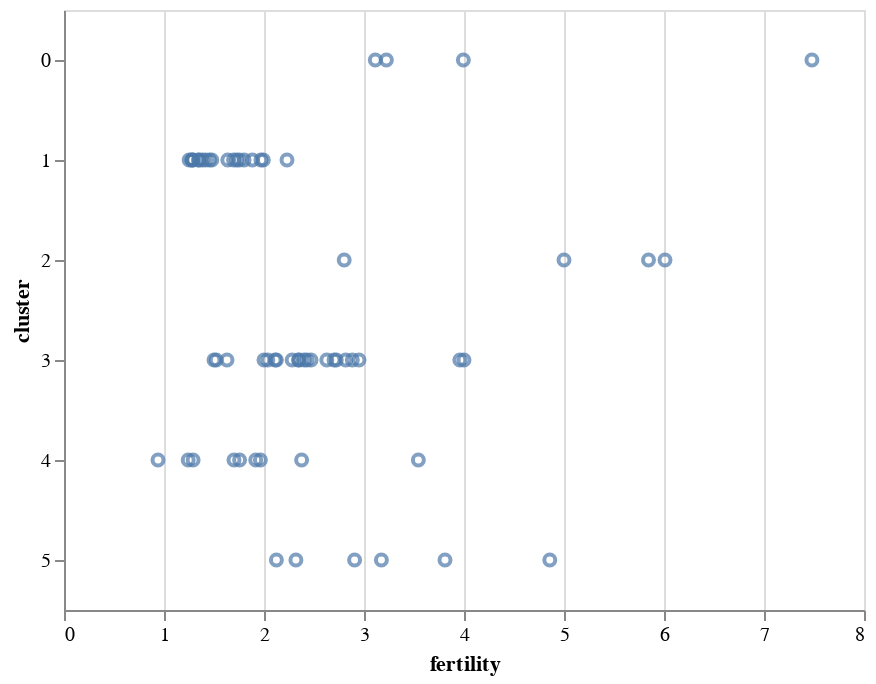

The notebook cell saved with this chart:
### Markdown cell above
### Y

The `y` encoding channel sets a mark's vertical position (y-coordinate). Here we've added the `cluster` field using an ordinal (`O`) data type. The result is a discrete axis that includes a sized band, with a default step size, for each unique value:

### Code cell
alt.Chart(data2000).mark_point().encode(
    alt.X('fertility:Q'),
    alt.Y('cluster:O')
)

### Figure 1 — Vega-Lite specification as saved in the notebook (floating-point values rounded to 4 significant figures)
{"$schema": "https://vega.github.io/schema/vega-lite/v3.4.0.json", "config": {"mark": {"tooltip": null}, "view": {"height": 300, "width": 400}}, "data": {"name": "data-fdeb0b749a6385830bd1445d39ad6ea0"}, "datasets": {"data-fdeb0b749a6385830bd1445d39ad6ea0": [{"cluster": 0, "country": "Afghanistan", "fertility": 7.479, "life_expect": 42.13, "pop": 23898198, "year": 2000}, {"cluster": 3, "country": "Argentina", "fertility": 2.35, "life_expect": 74.34, "pop": 37497728, "year": 2000}, {"cluster": 3, "country": "Aruba", "fertility": 2.124, "life_expect": 73.45, "pop": 69539, "year": 2000}, {"cluster": 4, "country": "Australia", "fertility": 1.756, "life_expect": 80.37, "pop": 19164620, "year": 2000}, {"cluster": 1, "country": "Austria", "fertility": 1.382, "life_expect": 78.98, "pop": 8113413, "year": 2000}, {"cluster": 3, "country": "Bahamas", "fertility": 2.111, "life_expect": 71.07, "pop": 290075, "year": 2000}, {"cluster": 0, "country": "Bangladesh", "fertility": 3.224, "life_expect": 62.01, "pop": 130406594, "year": 2000}, {"cluster": 3, "country": "Barbados", "fertility": 1.5, "life_expect": 75.97, "pop": 273483, "year": 2000}, {"cluster": 1, "country": "Belgium", "fertility": 1.638, "life_expect": 78.32, "pop": 10263618, "year": 2000}, {"cluster": 3, "country": "Bolivia", "fertility": 3.958, "life_expect": 63.88, "pop": 8152620, "year": 2000}, {"cluster": 3, "country": "Brazil", "fertility": 2.345, "life_expect": 71.01, "pop": 175552771, "year": 2000}, {"cluster": 3, "country": "Canada", "fertility": 1.522, "life_expect": 79.77, "pop": 31278097, "year": 2000}, {"cluster": 3, "country": "Chile", "fertility": 2, "life_expect": 77.86, "pop": 15153450, "year": 2000}, {"cluster": 4, "country": "China", "fertility": 1.7, "life_expect": 72.03, "pop": 1262645000, "year": 2000}, {"cluster": 3, "country": "Colombia", "fertility": 2.47, "life_expect": 71.68, "pop": 39685655, "year": 2000}, {"cluster": 3, "country": "Costa Rica", "fertility": 2.281, "life_expect": 78.12, "pop": 3710558, "year": 2000}, {"cluster": 1, "country": "Croatia", "fertility": 1.348, "life_expect": 74.88, "pop": 4410830, "year": 2000}, {"cluster": 3, "country": "Cuba", "fertility": 1.63, "life_expect": 77.16, "pop": 11134273, "year": 2000}, {"cluster": 3, "country": "Dominican Republic", "fertility": 2.95, "life_expect": 70.85, "pop": 8385828, "year": 2000}, {"cluster": 3, "country": "Ecuador", "fertility": 2.817, "life_expect": 74.17, "pop": 12505204, "year": 2000}, {"cluster": 5, "country": "Egypt", "fertility": 3.174, "life_expect": 69.81, "pop": 70492342, "year": 2000}, {"cluster": 3, "country": "El Salvador", "fertility": 2.883, "life_expect": 70.73, "pop": 6122515, "year": 2000}, {"cluster": 1, "country": "Finland", "fertility": 1.754, "life_expect": 78.37, "pop": 5168595, "year": 2000}, {"cluster": 1, "country": "France", "fertility": 1.883, "life_expect": 79.59, "pop": 59381628, "year": 2000}, {"cluster": 1, "country": "Georgia", "fertility": 1.478, "life_expect": 70.48, "pop": 4777209, "year": 2000}, {"cluster": 1, "country": "Germany", "fertility": 1.346, "life_expect": 78.67, "pop": 82187909, "year": 2000}, {"cluster": 1, "country": "Greece", "fertility": 1.277, "life_expect": 78.26, "pop": 10559110, "year": 2000}, {"cluster": 3, "country": "Grenada", "fertility": 2.429, "life_expect": 67.75, "pop": 89312, "year": 2000}, {"cluster": 3, "country": "Haiti", "fertility": 4, "life_expect": 58.14, "pop": 7306302, "year": 2000}, {"cluster": 4, "country": "Hong Kong", "fertility": 0.94, "life_expect": 81.5, "pop": 6658720, "year": 2000}, {"cluster": 1, "country": "Iceland", "fertility": 1.993, "life_expect": 80.5, "pop": 281043, "year": 2000}, {"cluster": 0, "country": "India", "fertility": 3.113, "life_expect": 62.88, "pop": 1007702000, "year": 2000}, {"cluster": 4, "country": "Indonesia", "fertility": 2.376, "life_expect": 68.59, "pop": 206265000, "year": 2000}, {"cluster": 5, "country": "Iran", "fertility": 2.124, "life_expect": 69.45, "pop": 65660289, "year": 2000}, {"cluster": 5, "country": "Iraq", "fertility": 4.858, "life_expect": 57.05, "pop": 22675617, "year": 2000}, {"cluster": 1, "country": "Ireland", "fertility": 1.969, "life_expect": 77.78, "pop": 3791690, "year": 2000}, {"cluster": 5, "country": "Israel", "fertility": 2.906, "life_expect": 79.7, "pop": 5842454, "year": 2000}, {"cluster": 1, "country": "Italy", "fertility": 1.286, "life_expect": 80.24, "pop": 57719337, "year": 2000}, {"cluster": 3, "country": "Jamaica", "fertility": 2.628, "life_expect": 72.05, "pop": 2615467, "year": 2000}, {"cluster": 4, "country": "Japan", "fertility": 1.291, "life_expect": 82, "pop": 126699784, "year": 2000}, {"cluster": 2, "country": "Kenya", "fertility": 5, "life_expect": 50.99, "pop": 29985839, "year": 2000}, {"cluster": 4, "country": "South Korea", "fertility": 1.917, "life_expect": 66.66, "pop": 21647682, "year": 2000}, {"cluster": 4, "country": "North Korea", "fertility": 1.242, "life_expect": 77.05, "pop": 47351083, "year": 2000}, {"cluster": 5, "country": "Lebanon", "fertility": 2.319, "life_expect": 71.03, "pop": 3578036, "year": 2000}, {"cluster": 3, "country": "Mexico", "fertility": 2.401, "life_expect": 74.9, "pop": 99926620, "year": 2000}, {"cluster": 1, "country": "Netherlands", "fertility": 1.726, "life_expect": 78.53, "pop": 15907853, "year": 2000}, {"cluster": 4, "country": "New Zealand", "fertility": 1.964, "life_expect": 79.11, "pop": 3819762, "year": 2000}, {"cluster": 2, "country": "Nigeria", "fertility": 5.845, "life_expect": 46.61, "pop": 114306700, "year": 2000}, {"cluster": 1, "country": "Norway", "fertility": 1.801, "life_expect": 79.05, "pop": 4492400, "year": 2000}, {"cluster": 0, "country": "Pakistan", "fertility": 3.994, "life_expect": 63.61, "pop": 146342958, "year": 2000}, {"cluster": 3, "country": "Peru", "fertility": 2.7, "life_expect": 69.91, "pop": 25979722, "year": 2000}, {"cluster": 4, "country": "Philippines", "fertility": 3.544, "life_expect": 70.3, "pop": 79739825, "year": 2000}, {"cluster": 1, "country": "Poland", "fertility": 1.251, "life_expect": 74.67, "pop": 38654164, "year": 2000}, {"cluster": 1, "country": "Portugal", "fertility": 1.454, "life_expect": 77.29, "pop": 10335597, "year": 2000}, {"cluster": 2, "country": "Rwanda", "fertility": 6.01, "life_expect": 43.41, "pop": 7507056, "year": 2000}, {"cluster": 5, "country": "Saudi Arabia", "fertility": 3.81, "life_expect": 71.63, "pop": 23153090, "year": 2000}, {"cluster": 2, "country": "South Africa", "fertility": 2.802, "life_expect": 53.37, "pop": 44066197, "year": 2000}, {"cluster": 1, "country": "Spain", "fertility": 1.287, "life_expect": 79.78, "pop": 40016081, "year": 2000}, {"cluster": 1, "country": "Switzerland", "fertility": 1.415, "life_expect": 80.62, "pop": 7266920, "year": 2000}, {"cluster": 1, "country": "Turkey", "fertility": 2.23, "life_expect": 70.84, "pop": 65666677, "year": 2000}, {"cluster": 1, "country": "United Kingdom", "fertility": 1.695, "life_expect": 78.47, "pop": 59522468, "year": 2000}, {"cluster": 3, "country": "United States", "fertility": 2.038, "life_expect": 77.31, "pop": 282338631, "year": 2000}, {"cluster": 3, "country": "Venezuela", "fertility": 2.723, "life_expect": 72.77, "pop": 23542649, "year": 2000}]}, "encoding": {"x": {"field": "fertility", "type": "quantitative"}, "y": {"field": "cluster", "type": "ordinal"}}, "mark": "point"}
